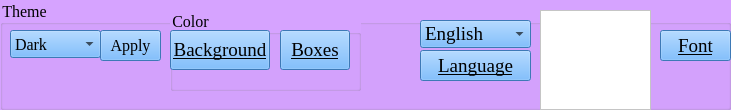
   <widget class="QGroupBox" name="themebox">
    <property name="enabled">
     <bool>true</bool>
    </property>
    <property name="geometry">
     <rect>
      <x>0</x>
      <y>630</y>
      <width>731</width>
      <height>110</height>
     </rect>
    </property>
    <property name="font">
     <font>
      <family>Times New Roman</family>
      <pointsize>12</pointsize>
      <weight>9</weight>
      <italic>false</italic>
      <bold>false</bold>
     </font>
    </property>
    <property name="styleSheet">
     <string notr="true">background-color: rgb(214, 163, 255);
font: 75 12pt &quot;Times New Roman&quot;;</string>
    </property>
    <property name="title">
     <string>Theme</string>
    </property>
    <widget class="QLabel" name="abcd1_3">
     <property name="enabled">
      <bool>true</bool>
     </property>
     <property name="geometry">
      <rect>
       <x>120</x>
       <y>170</y>
       <width>41</width>
       <height>20</height>
      </rect>
     </property>
     <property name="font">
      <font>
       <family>Monotype Corsiva</family>
       <pointsize>14</pointsize>
       <weight>50</weight>
       <italic>true</italic>
       <bold>false</bold>
      </font>
     </property>
     <property name="styleSheet">
      <string notr="true">font: italic 14pt &quot;Monotype Corsiva&quot;;</string>
     </property>
     <property name="text">
      <string>Score</string>
     </property>
    </widget>
    <widget class="QLabel" name="abcd_2">
     <property name="enabled">
      <bool>true</bool>
     </property>
     <property name="geometry">
      <rect>
       <x>0</x>
       <y>170</y>
       <width>101</width>
       <height>20</height>
      </rect>
     </property>
     <property name="font">
      <font>
       <family>Monotype Corsiva</family>
       <pointsize>14</pointsize>
       <weight>50</weight>
       <italic>true</italic>
       <bold>false</bold>
      </font>
     </property>
     <property name="styleSheet">
      <string notr="true">font: italic 14pt &quot;Monotype Corsiva&quot;;</string>
     </property>
     <property name="text">
      <string>ABCD Result</string>
     </property>
    </widget>
    <widget class="QLabel" name="abcd1_4">
     <property name="enabled">
      <bool>true</bool>
     </property>
     <property name="geometry">
      <rect>
       <x>10</x>
       <y>130</y>
       <width>131</width>
       <height>20</height>
      </rect>
     </property>
     <property name="font">
      <font>
       <family>Monotype Corsiva</family>
       <pointsize>14</pointsize>
       <weight>50</weight>
       <italic>true</italic>
       <bold>false</bold>
      </font>
     </property>
     <property name="styleSheet">
      <string notr="true">font: italic 14pt &quot;Monotype Corsiva&quot;;</string>
     </property>
     <property name="text">
      <string/>
     </property>
    </widget>
    <widget class="QComboBox" name="ThemeComboBox">
     <property name="enabled">
      <bool>true</bool>
     </property>
     <property name="geometry">
      <rect>
       <x>10</x>
       <y>30</y>
       <width>91</width>
       <height>28</height>
      </rect>
     </property>
     <property name="palette">
      <palette>
       <active>
        <colorrole role="Button">
         <brush brushstyle="SolidPattern">
          <color alpha="255">
           <red>85</red>
           <green>170</green>
           <blue>255</blue>
          </color>
         </brush>
        </colorrole>
        <colorrole role="Base">
         <brush brushstyle="SolidPattern">
          <color alpha="255">
           <red>85</red>
           <green>170</green>
           <blue>255</blue>
          </color>
         </brush>
        </colorrole>
        <colorrole role="Window">
         <brush brushstyle="SolidPattern">
          <color alpha="255">
           <red>85</red>
           <green>170</green>
           <blue>255</blue>
          </color>
         </brush>
        </colorrole>
       </active>
       <inactive>
        <colorrole role="Button">
         <brush brushstyle="SolidPattern">
          <color alpha="255">
           <red>85</red>
           <green>170</green>
           <blue>255</blue>
          </color>
         </brush>
        </colorrole>
        <colorrole role="Base">
         <brush brushstyle="SolidPattern">
          <color alpha="255">
           <red>85</red>
           <green>170</green>
           <blue>255</blue>
          </color>
         </brush>
        </colorrole>
        <colorrole role="Window">
         <brush brushstyle="SolidPattern">
          <color alpha="255">
           <red>85</red>
           <green>170</green>
           <blue>255</blue>
          </color>
         </brush>
        </colorrole>
       </inactive>
       <disabled>
        <colorrole role="Button">
         <brush brushstyle="SolidPattern">
          <color alpha="255">
           <red>85</red>
           <green>170</green>
           <blue>255</blue>
          </color>
         </brush>
        </colorrole>
        <colorrole role="Base">
         <brush brushstyle="SolidPattern">
          <color alpha="255">
           <red>85</red>
           <green>170</green>
           <blue>255</blue>
          </color>
         </brush>
        </colorrole>
        <colorrole role="Window">
         <brush brushstyle="SolidPattern">
          <color alpha="255">
           <red>85</red>
           <green>170</green>
           <blue>255</blue>
          </color>
         </brush>
        </colorrole>
       </disabled>
      </palette>
     </property>
     <property name="font">
      <font>
       <family>Times New Roman</family>
       <pointsize>12</pointsize>
       <weight>9</weight>
       <italic>false</italic>
       <bold>false</bold>
      </font>
     </property>
     <property name="focusPolicy">
      <enum>Qt::NoFocus</enum>
     </property>
     <property name="styleSheet">
      <string notr="true">background-color: rgb(85, 170, 255);
 font: 75 12pt &quot;Times New Roman&quot;; </string>
     </property>
     <item>
      <property name="text">
       <string>Dark</string>
      </property>
     </item>
     <item>
      <property name="text">
       <string>Bright</string>
      </property>
     </item>
     <item>
      <property name="text">
       <string>Default</string>
      </property>
     </item>
    </widget>
    <widget class="QComboBox" name="languageComboBox">
     <property name="enabled">
      <bool>true</bool>
     </property>
     <property name="geometry">
      <rect>
       <x>420</x>
       <y>20</y>
       <width>111</width>
       <height>28</height>
      </rect>
     </property>
     <property name="palette">
      <palette>
       <active>
        <colorrole role="Button">
         <brush brushstyle="SolidPattern">
          <color alpha="255">
           <red>85</red>
           <green>170</green>
           <blue>255</blue>
          </color>
         </brush>
        </colorrole>
        <colorrole role="Base">
         <brush brushstyle="SolidPattern">
          <color alpha="255">
           <red>85</red>
           <green>170</green>
           <blue>255</blue>
          </color>
         </brush>
        </colorrole>
        <colorrole role="Window">
         <brush brushstyle="SolidPattern">
          <color alpha="255">
           <red>85</red>
           <green>170</green>
           <blue>255</blue>
          </color>
         </brush>
        </colorrole>
       </active>
       <inactive>
        <colorrole role="Button">
         <brush brushstyle="SolidPattern">
          <color alpha="255">
           <red>85</red>
           <green>170</green>
           <blue>255</blue>
          </color>
         </brush>
        </colorrole>
        <colorrole role="Base">
         <brush brushstyle="SolidPattern">
          <color alpha="255">
           <red>85</red>
           <green>170</green>
           <blue>255</blue>
          </color>
         </brush>
        </colorrole>
        <colorrole role="Window">
         <brush brushstyle="SolidPattern">
          <color alpha="255">
           <red>85</red>
           <green>170</green>
           <blue>255</blue>
          </color>
         </brush>
        </colorrole>
       </inactive>
       <disabled>
        <colorrole role="Button">
         <brush brushstyle="SolidPattern">
          <color alpha="255">
           <red>85</red>
           <green>170</green>
           <blue>255</blue>
          </color>
         </brush>
        </colorrole>
        <colorrole role="Base">
         <brush brushstyle="SolidPattern">
          <color alpha="255">
           <red>85</red>
           <green>170</green>
           <blue>255</blue>
          </color>
         </brush>
        </colorrole>
        <colorrole role="Window">
         <brush brushstyle="SolidPattern">
          <color alpha="255">
           <red>85</red>
           <green>170</green>
           <blue>255</blue>
          </color>
         </brush>
        </colorrole>
       </disabled>
      </palette>
     </property>
     <property name="font">
      <font>
       <family>Times New Roman</family>
       <pointsize>14</pointsize>
       <weight>9</weight>
       <italic>false</italic>
       <bold>false</bold>
      </font>
     </property>
     <property name="focusPolicy">
      <enum>Qt::NoFocus</enum>
     </property>
     <property name="styleSheet">
      <string notr="true">background-color: rgb(85, 170, 255);
 font: 75 14pt &quot;Times New Roman&quot;; </string>
     </property>
     <item>
      <property name="text">
       <string>English</string>
      </property>
     </item>
     <item>
      <property name="text">
       <string>فارسی</string>
      </property>
     </item>
     <item>
      <property name="text">
       <string>French</string>
      </property>
     </item>
     <item>
      <property name="text">
       <string>Germany</string>
      </property>
     </item>
     <item>
      <property name="text">
       <string>Hindustani </string>
      </property>
     </item>
     <item>
      <property name="text">
       <string>Chinese </string>
      </property>
     </item>
     <item>
      <property name="text">
       <string>Spanish </string>
      </property>
     </item>
     <item>
      <property name="text">
       <string>العربیه</string>
      </property>
     </item>
     <item>
      <property name="text">
       <string>Malay </string>
      </property>
     </item>
     <item>
      <property name="text">
       <string>Russian </string>
      </property>
     </item>
     <item>
      <property name="text">
       <string>Italy</string>
      </property>
     </item>
     <item>
      <property name="text">
       <string>Dutch</string>
      </property>
     </item>
    </widget>
    <widget class="QPushButton" name="pushButtonFont">
     <property name="geometry">
      <rect>
       <x>660</x>
       <y>30</y>
       <width>71</width>
       <height>31</height>
      </rect>
     </property>
     <property name="font">
      <font>
       <family>Times New Roman</family>
       <pointsize>14</pointsize>
       <weight>9</weight>
       <italic>false</italic>
       <bold>false</bold>
       <underline>true</underline>
      </font>
     </property>
     <property name="styleSheet">
      <string notr="true">background-color: rgb(85, 170, 255);
 font: 75 14pt &quot;Times New Roman&quot;; </string>
     </property>
     <property name="text">
      <string>Font</string>
     </property>
    </widget>
    <widget class="QPushButton" name="pushButtonLanguage">
     <property name="geometry">
      <rect>
       <x>420</x>
       <y>50</y>
       <width>111</width>
       <height>31</height>
      </rect>
     </property>
     <property name="font">
      <font>
       <family>Times New Roman</family>
       <pointsize>14</pointsize>
       <weight>9</weight>
       <italic>false</italic>
       <bold>false</bold>
       <underline>true</underline>
      </font>
     </property>
     <property name="styleSheet">
      <string notr="true">background-color: rgb(85, 170, 255);
 font: 75 14pt &quot;Times New Roman&quot;; </string>
     </property>
     <property name="text">
      <string>Language</string>
     </property>
    </widget>
    <widget class="QPushButton" name="pushButtonTheme">
     <property name="geometry">
      <rect>
       <x>100</x>
       <y>30</y>
       <width>61</width>
       <height>31</height>
      </rect>
     </property>
     <property name="font">
      <font>
       <family>Times New Roman</family>
       <pointsize>12</pointsize>
       <weight>9</weight>
       <italic>false</italic>
       <bold>false</bold>
      </font>
     </property>
     <property name="styleSheet">
      <string notr="true">background-color: rgb(85, 170, 255);
 font: 75 12pt &quot;Times New Roman&quot;; </string>
     </property>
     <property name="text">
      <string>Apply</string>
     </property>
    </widget>
    <widget class="QGraphicsView" name="fig_flag">
     <property name="enabled">
      <bool>true</bool>
     </property>
     <property name="geometry">
      <rect>
       <x>540</x>
       <y>10</y>
       <width>111</width>
       <height>100</height>
      </rect>
     </property>
     <property name="styleSheet">
      <string notr="true">background-color: rgb(255, 255, 255);</string>
     </property>
    </widget>
    <widget class="QGroupBox" name="themebox_2">
     <property name="enabled">
      <bool>true</bool>
     </property>
     <property name="geometry">
      <rect>
       <x>170</x>
       <y>10</y>
       <width>191</width>
       <height>81</height>
      </rect>
     </property>
     <property name="font">
      <font>
       <family>Times New Roman</family>
       <pointsize>12</pointsize>
       <weight>9</weight>
       <italic>false</italic>
       <bold>false</bold>
      </font>
     </property>
     <property name="styleSheet">
      <string notr="true">background-color: rgb(214, 163, 255);
font: 75 12pt &quot;Times New Roman&quot;;</string>
     </property>
     <property name="title">
      <string>Color</string>
     </property>
     <widget class="QLabel" name="abcd1_7">
      <property name="enabled">
       <bool>true</bool>
      </property>
      <property name="geometry">
       <rect>
        <x>120</x>
        <y>170</y>
        <width>41</width>
        <height>20</height>
       </rect>
      </property>
      <property name="font">
       <font>
        <family>Monotype Corsiva</family>
        <pointsize>14</pointsize>
        <weight>50</weight>
        <italic>true</italic>
        <bold>false</bold>
       </font>
      </property>
      <property name="styleSheet">
       <string notr="true">font: italic 14pt &quot;Monotype Corsiva&quot;;</string>
      </property>
      <property name="text">
       <string>Score</string>
      </property>
     </widget>
     <widget class="QLabel" name="abcd_4">
      <property name="enabled">
       <bool>true</bool>
      </property>
      <property name="geometry">
       <rect>
        <x>0</x>
        <y>170</y>
        <width>101</width>
        <height>20</height>
       </rect>
      </property>
      <property name="font">
       <font>
        <family>Monotype Corsiva</family>
        <pointsize>14</pointsize>
        <weight>50</weight>
        <italic>true</italic>
        <bold>false</bold>
       </font>
      </property>
      <property name="styleSheet">
       <string notr="true">font: italic 14pt &quot;Monotype Corsiva&quot;;</string>
      </property>
      <property name="text">
       <string>ABCD Result</string>
      </property>
     </widget>
     <widget class="QLabel" name="abcd1_8">
      <property name="enabled">
       <bool>true</bool>
      </property>
      <property name="geometry">
       <rect>
        <x>10</x>
        <y>130</y>
        <width>131</width>
        <height>20</height>
       </rect>
      </property>
      <property name="font">
       <font>
        <family>Monotype Corsiva</family>
        <pointsize>14</pointsize>
        <weight>50</weight>
        <italic>true</italic>
        <bold>false</bold>
       </font>
      </property>
      <property name="styleSheet">
       <string notr="true">font: italic 14pt &quot;Monotype Corsiva&quot;;</string>
      </property>
      <property name="text">
       <string/>
      </property>
     </widget>
     <widget class="QPushButton" name="pushButtonColor1">
      <property name="geometry">
       <rect>
        <x>0</x>
        <y>20</y>
        <width>100</width>
        <height>40</height>
       </rect>
      </property>
      <property name="font">
       <font>
        <family>Times New Roman</family>
        <pointsize>14</pointsize>
        <weight>1</weight>
        <italic>false</italic>
        <bold>false</bold>
        <underline>true</underline>
       </font>
      </property>
      <property name="styleSheet">
       <string notr="true">background-color: rgb(85, 170, 255);
 font: 10 14pt &quot;Times New Roman&quot;; </string>
      </property>
      <property name="text">
       <string>Background</string>
      </property>
     </widget>
     <widget class="QPushButton" name="pushButtonColor2">
      <property name="geometry">
       <rect>
        <x>110</x>
        <y>20</y>
        <width>70</width>
        <height>40</height>
       </rect>
      </property>
      <property name="font">
       <font>
        <family>Times New Roman</family>
        <pointsize>14</pointsize>
        <weight>9</weight>
        <italic>false</italic>
        <bold>false</bold>
        <underline>true</underline>
       </font>
      </property>
      <property name="styleSheet">
       <string notr="true">background-color: rgb(85, 170, 255);
 font: 75 14pt &quot;Times New Roman&quot;; </string>
      </property>
      <property name="text">
       <string>Boxes</string>
      </property>
     </widget>
    </widget>
   </widget>
